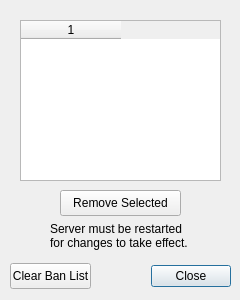
<?xml version="1.0" encoding="UTF-8"?>
<ui version="4.0">
 <class>BanListWindow</class>
 <widget class="QDialog" name="BanListWindow">
  <property name="geometry">
   <rect>
    <x>0</x>
    <y>0</y>
    <width>240</width>
    <height>300</height>
   </rect>
  </property>
  <property name="windowTitle">
   <string>Ban List</string>
  </property>
  <widget class="QDialogButtonBox" name="buttonBox">
   <property name="geometry">
    <rect>
     <x>110</x>
     <y>261</y>
     <width>121</width>
     <height>31</height>
    </rect>
   </property>
   <property name="orientation">
    <enum>Qt::Horizontal</enum>
   </property>
   <property name="standardButtons">
    <set>QDialogButtonBox::Close</set>
   </property>
  </widget>
  <widget class="QPushButton" name="pushButton">
   <property name="geometry">
    <rect>
     <x>60</x>
     <y>190</y>
     <width>121</width>
     <height>26</height>
    </rect>
   </property>
   <property name="text">
    <string>Remove Selected</string>
   </property>
  </widget>
  <widget class="QPushButton" name="pushButton_2">
   <property name="geometry">
    <rect>
     <x>10</x>
     <y>263</y>
     <width>81</width>
     <height>26</height>
    </rect>
   </property>
   <property name="text">
    <string>Clear Ban List</string>
   </property>
  </widget>
  <widget class="QTableWidget" name="tableWidget">
   <property name="geometry">
    <rect>
     <x>20</x>
     <y>20</y>
     <width>201</width>
     <height>161</height>
    </rect>
   </property>
   <property name="columnCount">
    <number>1</number>
   </property>
   <column/>
  </widget>
  <widget class="QLabel" name="label">
   <property name="geometry">
    <rect>
     <x>50</x>
     <y>220</y>
     <width>141</width>
     <height>31</height>
    </rect>
   </property>
   <property name="text">
    <string>Server must be restarted
for changes to take effect.</string>
   </property>
  </widget>
 </widget>
 <resources/>
 <connections>
  <connection>
   <sender>buttonBox</sender>
   <signal>accepted()</signal>
   <receiver>BanListWindow</receiver>
   <slot>accept()</slot>
   <hints>
    <hint type="sourcelabel">
     <x>248</x>
     <y>254</y>
    </hint>
    <hint type="destinationlabel">
     <x>157</x>
     <y>274</y>
    </hint>
   </hints>
  </connection>
  <connection>
   <sender>buttonBox</sender>
   <signal>rejected()</signal>
   <receiver>BanListWindow</receiver>
   <slot>reject()</slot>
   <hints>
    <hint type="sourcelabel">
     <x>316</x>
     <y>260</y>
    </hint>
    <hint type="destinationlabel">
     <x>286</x>
     <y>274</y>
    </hint>
   </hints>
  </connection>
 </connections>
</ui>
